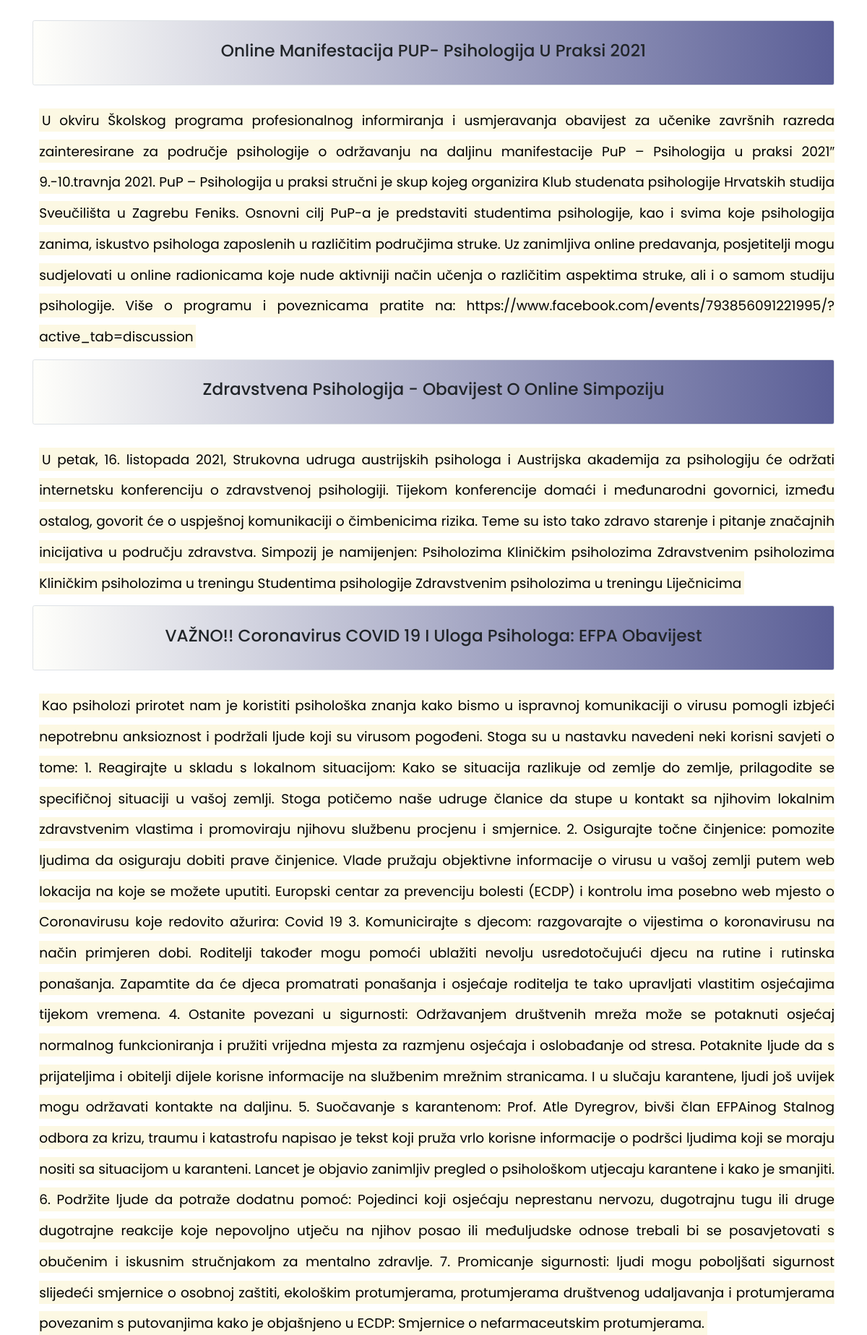
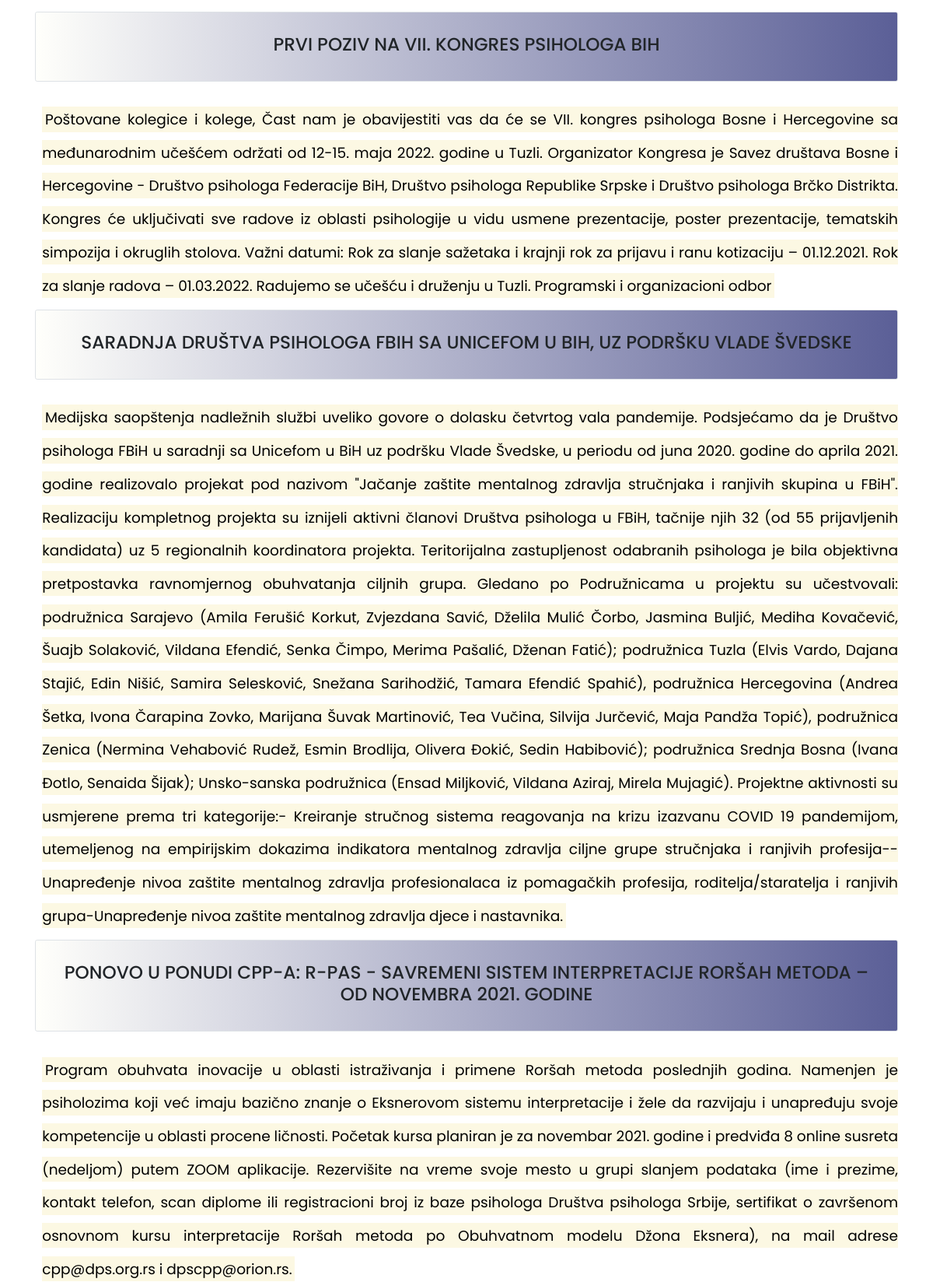
The page /vijesti/pregledaj.php (upper part) on the database its author committed (2 pictures, top to bottom).
### tables this page shows
CREATE TABLE `data` (
  `id` int(11) NOT NULL,
  `title` varchar(255) NOT NULL,
  `content` longtext NOT NULL
);

### vijesti/logic.php (called while the page is built, shortened)
<?php
    $conn = mysqli_connect("localhost", "root", "", "inf_baza");
    $sql = "SELECT * FROM data";
    $query = mysqli_query($conn, $sql);
?>

### vijesti/pregledaj.php (the view, shortened to what this page needs)
<?php
    include "logic.php";
?>
<!DOCTYPE html>
<html lang="en">
<head>
<link rel="stylesheet" href="stil.css">
    <link rel="stylesheet" href="https://stackpath.bootstrapcdn.com/bootstrap/4.5.2/css/bootstrap.min.css">
</head>
<body style="background-image: url('139.jpg'); ">
   <div class="container mt-5">
        <?php foreach($query as $q){?>
            <div class="p-5 border border-bottom rounded-lg text-black text-center" style="background:linear-gradient(90deg, #FFFFFB, #5B5F97); ">
                <h1><?php echo $q['title'];?></h1>
            </div>
            <p style="text-align: justify; line-height: 2.3" class="mt-5 pl-3" ><mark style="font-size: 2rem; text-transform: none;"><?php echo $q['content'];?></mark></p>
        <?php } ?>
   </div>
</body>
</html>

### vijesti/stil.css (style rules this page uses)
:root { --gradient: linear-gradient(90deg, #FFFFFB, #5B5F97); }
* { font-family: 'Poppins', sans-serif; margin: 0; padding: 0; box-sizing: border-box; border: none; outline: none; text-decoration: none; text-transform: capitalize; transition: all .2s linear; }
html { font-size: 58%; overflow-x: hidden; }
body { background: url('slike/139.jpg'); background-size: cover; }

### rows shown on the page
data: title "Online Manifestacija PUP- Psihologija U Praksi 2021", content "U okviru Školskog programa profesionalnog informiranja i usmjeravanja obavijest za učenike završnih razreda zainteresirane za područje psihologije o održavanju na daljinu manifestacije PuP – Psihologija u praksi 2021″ 9.-10.travnja 2021. PuP – Psihologija u praksi stručni je skup kojeg organizira Klub studenata psihologije Hrvatskih studija Sveučilišta u Zagrebu Feniks. Osnovni cilj PuP-a je predstaviti studentima psihologije, kao i svima koje psihologija zanima, iskustvo psihologa zaposlenih u različitim područjima struke. Uz zanimljiva online predavanja, posjetitelji mogu sudjelovati u online radionicama koje nude aktivniji način učenja o različitim aspektima struke, ali i o samom studiju…"
data: title "Zdravstvena Psihologija - Obavijest O Online Simpoziju", content "U petak, 16. listopada 2021, Strukovna udruga austrijskih psihologa i Austrijska akademija za psihologiju će održati internetsku konferenciju o zdravstvenoj psihologiji. Tijekom konferencije domaći i međunarodni govornici, između ostalog, govorit će o uspješnoj komunikaciji o čimbenicima rizika. Teme su isto tako zdravo starenje i pitanje značajnih inicijativa u području zdravstva. Simpozij je namijenjen: Psiholozima Kliničkim psiholozima Zdravstvenim psiholozima Kliničkim psiholozima u treningu Studentima psihologije Zdravstvenim psiholozima u treningu Liječnicima"
data: title "VAŽNO!! Coronavirus COVID 19 I Uloga Psihologa: EFPA Obavijest", content "Kao psiholozi prirotet nam je koristiti psihološka znanja kako bismo u ispravnoj komunikaciji o virusu pomogli izbjeći nepotrebnu anksioznost i podržali ljude koji su virusom pogođeni. Stoga su u nastavku navedeni neki korisni savjeti o tome: 1. Reagirajte u skladu s lokalnom situacijom: Kako se situacija razlikuje od zemlje do zemlje, prilagodite se specifičnoj situaciji u vašoj zemlji. Stoga potičemo naše udruge članice da stupe u kontakt sa njihovim lokalnim zdravstvenim vlastima i promoviraju njihovu službenu procjenu i smjernice. 2. Osigurajte točne činjenice: pomozite ljudima da osiguraju dobiti prave činjenice. Vlade pružaju objektivne informacije o virusu u vašoj zemlji putem web…"
data: title "PRVI POZIV NA VII. KONGRES PSIHOLOGA BIH", content "Poštovane kolegice i kolege, Čast nam je obavijestiti vas da će se VII. kongres psihologa Bosne i Hercegovine sa međunarodnim učešćem održati od 12-15. maja 2022. godine u Tuzli. Organizator Kongresa je Savez društava Bosne i Hercegovine - Društvo psihologa Federacije BiH, Društvo psihologa Republike Srpske i Društvo psihologa Brčko Distrikta. Kongres će uključivati sve radove iz oblasti psihologije u vidu usmene prezentacije, poster prezentacije, tematskih simpozija i okruglih stolova. Važni datumi: Rok za slanje sažetaka i krajnji rok za prijavu i ranu kotizaciju – 01.12.2021. Rok za slanje radova – 01.03.2022. Radujemo se učešću i druženju u Tuzli. Programski i organizacioni odbor"
data: title "SARADNJA DRUŠTVA PSIHOLOGA FBIH SA UNICEFOM U BIH, UZ PODRŠKU VLADE ŠVEDSKE", content "Medijska saopštenja nadležnih službi uveliko govore o dolasku četvrtog vala pandemije. Podsjećamo da je Društvo psihologa FBiH u saradnji sa Unicefom u BiH uz podršku Vlade Švedske, u periodu od juna 2020. godine do aprila 2021. godine realizovalo projekat pod nazivom \"Jačanje zaštite mentalnog zdravlja stručnjaka i ranjivih skupina u FBiH\". Realizaciju kompletnog projekta su iznijeli aktivni članovi Društva psihologa u FBiH, tačnije njih 32 (od 55 prijavljenih kandidata) uz 5 regionalnih koordinatora projekta. Teritorijalna zastupljenost odabranih psihologa je bila objektivna pretpostavka ravnomjernog obuhvatanja ciljnih grupa. Gledano po Podružnicama u projektu su učestvovali: podružnica…"
data: title "PONOVO U PONUDI CPP-A: R-PAS - SAVREMENI SISTEM INTERPRETACIJE RORŠAH METODA – OD NOVEMBRA 2021. GODINE", content "Program obuhvata inovacije u oblasti istraživanja i primene Roršah metoda poslednjih godina. Namenjen je psiholozima koji već imaju bazično znanje o Eksnerovom sistemu interpretacije i žele da razvijaju i unapređuju svoje kompetencije u oblasti procene ličnosti. Početak kursa planiran je za novembar 2021. godine i predviđa 8 online susreta (nedeljom) putem ZOOM aplikacije. Rezervišite na vreme svoje mesto u grupi slanjem podataka (ime i prezime, kontakt telefon, scan diplome ili registracioni broj iz baze psihologa Društva psihologa Srbije, sertifikat o završenom osnovnom kursu interpretacije Roršah metoda po Obuhvatnom modelu Džona Eksnera), na mail adrese cpp@dps.org.rs i dpscpp@orion.rs."
